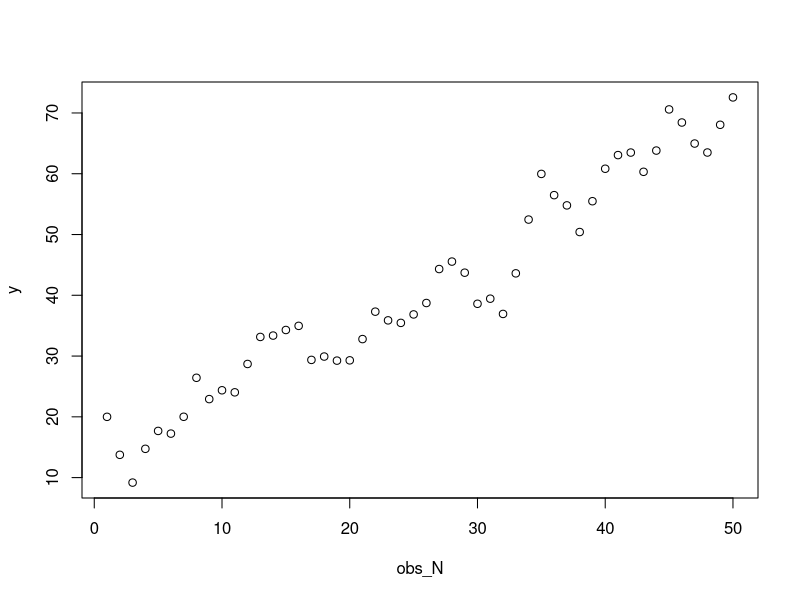

Source code (R):
### Simulating fake logistic growth data 

# Define Parameters
proc_error = 5
N = 50
init = 20
r = 0.1 
K = 100

# Simulate process with process error
y = rep(NA,N); 
y[1] = init;
for(i in 2:N){
  y[i] <- y[i-1] + r*y[i-1]*(1-y[i-1]/K) + rnorm(1,0,proc_error)
}

# plot logistic curve with process error
obs_N = seq(1,50,1)
plot(obs_N,y)



# N <- 100 # Length of simulation 
# r <- 0.1 # intrinsic growth rate
# K <- 100 # carrying capacity 
# init <- 1 # initial condition 
# 
# size <- rep(NA,N); 
# size[1] <- init; 
# for(i in 2:N){
#   size[i] <- size[i-1] + r*size[i-1]*(1-size[i-1]/K)
# }
# 
# # Now simulating observation error
# obs_error <- 5
# proc_error <- 5
# size_obs <- rep(NA,length(size));
# size_obs <- size + rnorm(N,0,obs_error)
# 
# plot(size_obs) # Note the problem with negative values! 
# 
# # Thinning observations down to 20 
# obs_N <- sort(sample(seq(1,100,1),15))
# obs_sizes <- size_obs[obs_N]
# plot(obs_N,obs_sizes)
# 
# # Putting in list for Stan
# stan_data <- list(N=N,M=4,y=obs_sizes,times=obs_N)
# 
# 
# # Fitting model 
# 
# library(rstan)
# options(mc.cores = parallel::detectCores())
# rstan_options(auto_write = TRUE)
# Sys.setenv(LOCAL_CPPFLAGS = '-march=native')
# 
# initf1 <- function() {
#   list(r = 0.2, K = 50, mu = array(1,dim=c(1,100)), obs_error = 1, proc_error = 2)
# } 
# 
# 
# logistic_ss1 <- stan(file = "logistic_Bayes_process_error.stan", data = stan_data,
#                      chains = 6, iter = 1000, init = initf1)
# 
# 
# #print(logistic_ss1)
# mu_infer <- extract(logistic_ss1, pars = c("mu"))[[1]]
# 
# post_draws <- as.data.frame(t(mu_infer))
# library(reshape2)
# post_melt <- melt(post_draws)
# # Identifying the times 
# post_melt$time <- rep(seq(1,100,1),3000)
# 
# # Plotting model fit to data with posterior draws 
# # of the latent variable 
# ggplot() + geom_point(data=data.frame(x=obs_N,y=obs_sizes),aes(x=x,y=y),color="red") +
#   geom_line(data=post_melt,aes(x=time,y=value,group=variable),size = 0.004) +
#   theme_bw()
# 
# # Plotting inference on the r, K, sigma_obs parameters 
# 
# par_infer <- extract(logistic_ss1, pars = c("r", "K", "proc_error"))
# 
# # r 
# r_post <- ggplot(data = data.frame(x = par_infer[[1]]),aes(x)) + stat_density(alpha = 0.5) +
#   geom_vline(aes(xintercept = r),color = "red")
# print(r_post)
# 
# # K 
# K_post <- ggplot(data = data.frame(x = par_infer[[2]]),aes(x)) + stat_density(alpha = 0.5) +
#   geom_vline(aes(xintercept = K),color = "red")
# print(K_post)
# 
# # obs error 
# obsError_post <- ggplot(data = data.frame(x = par_infer[[3]]),aes(x)) + stat_density(alpha = 0.5) +
#   geom_vline(aes(xintercept = obs_error),color = "red")
# print(obsError_post)
# 
# # proc error
# procError_post <- ggplot(data = data.frame(x = par_infer[[4]]),aes(x)) + stat_density(alpha = 0.5) +
#   geom_vline(aes(xintercept = obs_error),color = "red")
# print(procError_post)
# 
# 
# 
# ## Model with process AND observation error 
# 
# size2 <- rep(NA,N); 
# size2[1] <- init; 
# for(i in 2:N){
#   size2[i] <- size2[i-1] + r*size2[i-1]*(1-size2[i-1]/K) + rnorm(1,0,0.5)
# }
# 
# plot(size2)
# 
# # Now simulating observation error
# obs_error <- 5
# size_obs2 <- matrix(NA,3,length(size2));
# for(i in 1:N){
# size_obs2[,i] <- size2[i] + rnorm(3,0,obs_error)
# }
# 
# # Thinning observations down to 30 
# obs_N2 <- sort(sample(seq(1,100,1),30))
# obs_sizes2 <- size_obs2[,obs_N2]
# 
# plot(obs_N2, obs_sizes2[1,])
# points(obs_N2, obs_sizes2[2,],col=2,add=T)
# points(obs_N2, obs_sizes2[3,],col=3,add=T)
# 
# 
# # Putting in list for Stan
# stan_data2 <- list(N=N,KK=3,M=length(obs_N2),y=obs_sizes2,times=obs_N2-1)
# 
# initf2 <- function() {
#   list(r = 0.2, K = 50, mu = array(1,dim=c(1,100)), obs_error = 1,
#        proc_error = 1)
# } 
# 
# logistic_ss2 <- stan(file = "logistic2_Bayes.stan", data = stan_data2,
#                      chains = 1, iter = 1000, init = initf2)
# 
# 
# 
# print(logistic_ss2)
# 
# logistic_ss2b <- stan(fit = logistic_ss2, data = stan_data2, chains = 6, iter = 2000,
#                       seed = 12345)
# 
# print(logistic_ss2b)
# 
# traceplot(logistic_ss2b, pars = c("r","K","proc_error")) 
# # Notice the very poor mixing on the process error chains (and this is with multiple observations!
# 
# 
# 
# 
# #print(logistic_ss1)
# mu_infer2 <- extract(logistic_ss2b, pars = c("l"))[[1]]
# 
# post_draws2 <- as.data.frame(t(mu_infer2))
# library(reshape2)
# post_melt2 <- melt(post_draws2)
# 
# print(logistic_ss2b)
# # Identifying the times 
# post_melt2$time <- rep(seq(1,100,1),6000)
# 
# # Plotting model fit to data with posterior draws 
# # of the latent variable 
# 
# ggplot() + geom_point(data=data.frame(x=obs_N2,y=obs_sizes2[1,]),aes(x=x,y=y),color="red") +
#   geom_point(data=data.frame(x=obs_N2,y=obs_sizes2[2,]),aes(x=x,y=y),color="red") +
#   geom_point(data=data.frame(x=obs_N2,y=obs_sizes2[3,]),aes(x=x,y=y),color="red") +
#   geom_line(data=post_melt2,aes(x=time,y=value,group=variable),size = 0.004) +
#   theme_bw()
# 
# 
# par_infer <- extract(logistic_ss2b, pars = c("r", "K", "obs_error", "proc_error"))
# 
# # r 
# r_post <- ggplot(data = data.frame(x = par_infer[[1]]),aes(x)) + stat_density(alpha = 0.5) +
#   geom_vline(aes(xintercept = r),color = "red")
# print(r_post)
# 
# # K 
# K_post <- ggplot(data = data.frame(x = par_infer[[2]]),aes(x)) + stat_density(alpha = 0.5) +
#   geom_vline(aes(xintercept = K),color = "red")
# print(K_post)
# 
# # obs error 
# obsError_post <- ggplot(data = data.frame(x = par_infer[[3]]),aes(x)) + stat_density(alpha = 0.5) +
#   geom_vline(aes(xintercept = obs_error),color = "red")
# print(obsError_post)
# 
# # proc error 
# obsError_post <- ggplot(data = data.frame(x = par_infer[[4]]),aes(x)) + stat_density(alpha = 0.5) +
#   geom_vline(aes(xintercept = 0.5),color = "red")
# print(obsError_post)
# 
# 
# 
# ### Trying again with same number of datapoints but allocated differently
# 
# # Now simulating observation error
# obs_error <- 5
# Nobs <- 9
# size_obs2 <- matrix(NA,Nobs,length(size2));
# for(i in 1:N){
#   size_obs2[,i] <- size2[i] + rnorm(Nobs,0,obs_error)
# }
# 
# 
# # Thinning observations down to 10
# obs_N2 <- sort(sample(seq(1,100,1),10))
# obs_sizes2 <- size_obs2[,obs_N2]
# 
# plot(obs_N2, obs_sizes2[1,])
# for(i in 1:Nobs){
# points(obs_N2, obs_sizes2[i,],add=T)
# }
# 
# # Putting in list for Stan
# stan_data2 <- list(N=N,KK=Nobs,M=length(obs_N2),y=obs_sizes2,times=obs_N2)
# 
# logistic_ss2c <- stan(file = "logistic2_Bayes.stan", data = stan_data2, chains = 6, iter = 2000,
#                                            seed = 12345)
# 
# print(logistic_ss2c)
# pairs(logistic_ss2c, pars = c("proc_error","obs_error"))
# pairs(logistic_ss2c, pars = c("proc_error","obs_error","r","K"))
# 
# # Still lots of sampling problems but pretty accurate parameter recovery, etc. 
# # Note that there is multimodality 
# 
# traceplot(logistic_ss2c, pars = c("proc_error","obs_error"))
# 
# ### Building YUUUGE sample size 
# 
# obs_N2 <- sort(sample(seq(1,100,1),50))
# obs_sizes2 <- size_obs2[,obs_N2]
# 
# plot(obs_N2, obs_sizes2[1,])
# for(i in 1:Nobs){
#   points(obs_N2, obs_sizes2[i,],add=T)
# }
# 
# 
# stan_data2 <- list(N=N,KK=Nobs,M=length(obs_N2),y=obs_sizes2,times=obs_N2)
# 
# logistic_ss2d <- stan(file = "logistic2_Bayes.stan", data = stan_data2, chains = 6, iter = 2000,
#                       seed = 12345)
# 
# 
# traceplot(logistic_ss2d, pars = c("proc_error","obs_error"))
# print(logistic_ss2d) 
# 
# pairs(logistic_ss2d, pars = c("r", "proc_error")) 
# # Perfect multimodality here, low r/low proc_error or high r/high proc error 
# 
# # Solutions: 1) reject chain 6, 2) improve identifiability (how?)
# 
# 
# # Running a model with plugged-in 'true' value for proc error 
# logistic_ss2e <- stan(file = "logistic3_Bayes.stan", data = stan_data2, chains = 6, iter = 2000,
#                       seed = 12345)
# 
# print(logistic_ss2e) # OF course, now everything is perfect and beautiful! 
# 
# 
# 
# 
# #### Another solution: different structure! Gamma process variance, normal observation
# # variance 
# 
# M <- 5; 
# init <- 5
# N <- 100
# size3 <- matrix(NA,M,N); 
# size3[,1] <- init; 
# dk <- 0.25
# 
# for(j in 1:M) {
#   for(i in 2:N){
#   size3[j,i] <- rgamma(1,shape=(size3[j,i-1] + r*size3[j,i-1]*(1-(size3[j,i-1]/K)))/dk,rate=1/dk);
#    }
# }
# 
# plot(size3[1,])
# for(i in 2:M){
#   points(size3[i,],col=i,add=T)
# }
# 
# # Now simulating observation error
# obs_error <- 5
# KK <- 3
# size_obs3 <- matrix(NA,KK,N);
# for(i in 1:N){
#   size_obs3[,i] <- size3[1,i] + rnorm(3,0,obs_error)
# }
# plot(size_obs3[1,])
# 
# 
# 
# 
# # Thinning observations down to 30 
# obs_N3 <- sort(sample(seq(1,100,1),30))
# obs_sizes3 <- size_obs3[,obs_N3]
# 
# plot(obs_N3, obs_sizes3[1,])
# 
# 
# stan_data3 <- list(N=N,KK=3,M=length(obs_N3),y=obs_sizes3,times=obs_N3)
# 
# logistic_ss2e <- stan(file = "logistic4_Bayes.stan", data = stan_data3, chains = 1, iter = 1000,
#                       seed = 12345)
# 
# print(logistic_ss2e) # promising 
# 
# 
# logistic_ss2eb <- stan(fit = logistic_ss2e, data = stan_data3, chains = 12, iter = 4000,
#                       seed = 12345)
# 
# 
# print(logistic_ss2eb) # KACHING! 
# 
# mu_infer3 <- extract(logistic_ss2eb, pars = c("l"))[[1]]
# 
# post_draws3 <- as.data.frame(t(mu_infer3))
# post_melt3 <- melt(post_draws3)
# 
# # Identifying the times 
# post_melt3$time <- rep(seq(1,100,1),24000)
# str(post_melt3RED)
# library(dplyr)
# 
# post_melt3RED <- post_melt3 %>% filter(as.integer(variable) %in% sample(seq(1,24000,1),5000))
# 
# # Plotting model fit to data with posterior draws 
# # of the latent variable 
# 
# ggplot() + geom_point(data=data.frame(x=obs_N3,y=obs_sizes3[1,]),aes(x=x,y=y),color="red") +
#   geom_point(data=data.frame(x=obs_N3,y=obs_sizes3[2,]),aes(x=x,y=y),color="red") +
#   geom_point(data=data.frame(x=obs_N3,y=obs_sizes3[3,]),aes(x=x,y=y),color="red") +
#   geom_line(data=post_melt3RED,aes(x=time,y=value,group=variable),size = 0.002) +
#   theme_bw()
# 
# # Evaluating against "held out" data 
# obs_N3b <- seq(1,100,1)[-obs_N3]
# obs_loo3 <- size_obs3[,obs_N3b]
# 
# ggplot() + geom_point(data=data.frame(x=obs_N3,y=obs_sizes3[1,]),aes(x=x,y=y),color="red") +
#   geom_point(data=data.frame(x=obs_N3,y=obs_sizes3[2,]),aes(x=x,y=y),color="red") +
#   geom_point(data=data.frame(x=obs_N3,y=obs_sizes3[3,]),aes(x=x,y=y),color="red") +
#   geom_line(data=post_melt3RED,aes(x=time,y=value,group=variable),size = 0.002) +
#   geom_point(data = data.frame(x = obs_N3b, y = obs_loo3[1,]),aes(x=x,y=y),color = "blue") + 
#   geom_point(data = data.frame(x = obs_N3b, y = obs_loo3[2,]),aes(x=x,y=y),color = "blue") + 
#   geom_point(data = data.frame(x = obs_N3b, y = obs_loo3[3,]),aes(x=x,y=y),color = "blue") + 
#   theme_bw()

